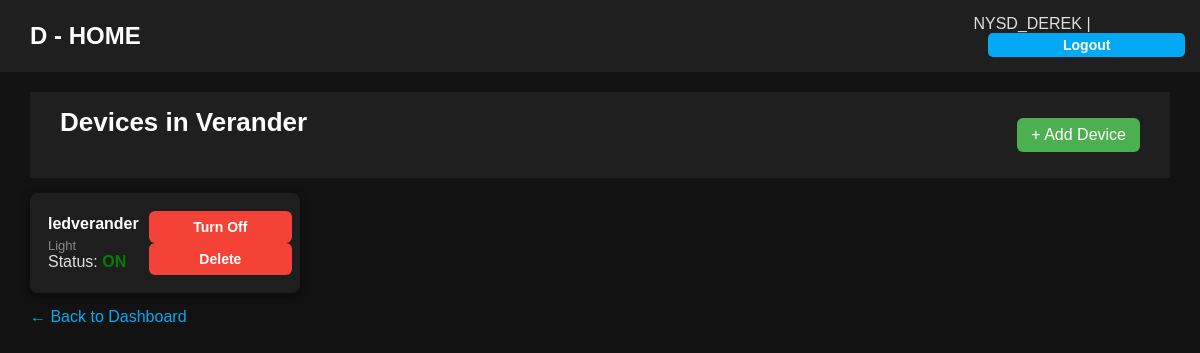
The app's page /accounts/room/2/ (signed in) with its own data.
### control/models.py (models this page shows, shortened)
class Room(models.Model):
    name = models.CharField(max_length=100)

class Device(models.Model):
    name = models.CharField(max_length=100)
    device_type = models.CharField(max_length=50)
    status = models.BooleanField(default=False)
    brightness = models.IntegerField(default=128)  # ✅ New field
    room = models.ForeignKey(Room, related_name='devices', on_delete=models.CASCADE)

### control/views.py (the view)
# urls.py: path('room/<int:room_id>/', views.room_detail, name='room_detail'),
@login_required
def room_detail(request, room_id):
    room = get_object_or_404(Room, id=room_id)
    return render(request, 'control/room_detail.html', {'room': room})

### templates/control/room_detail.html (shortened to what this page needs)
{% extends "base.html" %}
{% block content %}
<section class="devices">
  <header class="rooms-header">
    <h2>Devices in {{ room.name }}</h2>
    <a href="{% url 'add_device' room.id %}" class="btn-add-room">+ Add Device</a>
  </header>
  <div class="rooms-grid">
    {% for device in room.devices.all %}
      <div class="device-card">
        <div>
          <h4>{{ device.name }}</h4>
          <p class="device-type">{{ device.device_type }}</p>
          <p>
            Status:
            {% if device.status %}
              <span style="color: green; font-weight: bold;">ON</span>
            {% else %}
              <span style="color: gray; font-weight: bold;">OFF</span>
            {% endif %}
          </p>
        </div>
        <div class="device-actions">
          {% if device.status %}
            <a href="{% url 'toggle_device' device.id %}">
              <button class="deactivate">Turn Off</button>
            </a>
          {% else %}
            <a href="{% url 'toggle_device' device.id %}">
              <button>Turn On</button>
            </a>
          {% endif %}
          <a href="{% url 'delete_device' device.id %}">
            <button class="deactivate">Delete</button>
          </a>
        </div>
      </div>
    {% empty %}
      <p class="no-rooms">No devices in this room yet.</p>
    {% endfor %}
  </div>
  <p><a href="{% url 'dashboard' %}" class="btn-view">← Back to Dashboard</a></p>
</section>
{% endblock %}

### templates/base.html (shortened to what this page needs)
{% load static %}
<!DOCTYPE html>
<html lang="en">
<head>
  <link rel="stylesheet" href="{% static 'style.css' %}">
</head>
<body>
  <header>
    <h1>D - HOME</h1>
    <nav>
      <span>{{ user.username }}</span> |
      <form action="{% url 'logout' %}" method="post" style="display:inline;">
        <button type="submit" style="
            color: #fff;
   font-size: 14px;
   margin-left: 15px;
   padding: 4px 6px;        /* less horizontal padding */
   border-radius: 5px;
   background: #03a9f4;
   transition: background 0.3s;
   min-width: 60px;         /* sets a minimum width */
   text-align: center;
        ">
          Logout
        </button>
      </form>
    </nav>
  </header>
  <main>
    {% block content %}{% endblock %}
  </main>
</body>
</html>

### static/style.css (style rules this page uses)
* { margin: 0; padding: 0; box-sizing: border-box; }
body, input, button, select, textarea { font-family: 'Poppins', sans-serif; }
body { background-color: #121212; color: #e0e0e0; min-height: 100vh; }
a { text-decoration: none; color: inherit; }
button { cursor: pointer; }
header { background-color: #1f1f1f; padding: 15px 30px; display: flex; justify-content: space-between; align-items: center; }
header h1 { color: #fff; font-size: 24px; }
h2 { text-align: center; margin-bottom: 25px; font-size: 26px; color: #fff; }
button { width: 100%; padding: 12px; background: #03a9f4; border: none; border-radius: 6px; color: #fff; font-weight: 600; font-size: 15px; transition: background 0.3s, transform 0.2s; }
main { padding: 20px 30px; }
.rooms-header { display: flex; justify-content: space-between; align-items: center; margin-bottom: 15px; }
.rooms-header h2 { color: #fff; }
.btn-add-room { background: #4caf50; color: #fff; padding: 8px 14px; border-radius: 6px; transition: background 0.3s; }
.rooms-grid { display: grid; grid-template-columns: repeat(auto-fill, minmax(220px,1fr)); gap: 20px; }
.btn-view { color: #03a9f4; font-weight: 500; transition: color 0.3s; }
.device-card { background: #1e1e1e; padding: 18px; border-radius: 8px; margin-bottom: 15px; display: flex; justify-content: space-between; align-items: center; box-shadow: 0 2px 8px rgba(0,0,0,0.5); }
.device-card h4 { color: #fff; margin-bottom: 5px; }
.device-type { color: #888; font-size: 13px; }
.device-actions a { margin-left: 10px; }
.device-actions button { padding: 8px 12px; font-size: 14px; }
.device-actions button.deactivate { background: #f44336; }

### records on screen
Room: name "Verander"
Device: name "ledverander", device_type "Light", status "ON"

### other values on screen
{{ user.username }} "NYSD_DEREK"
